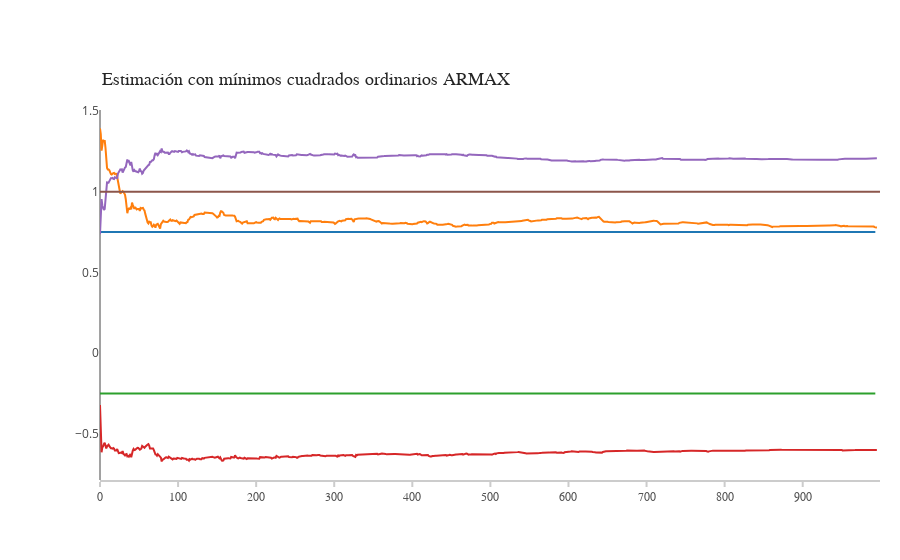

The notebook cell saved with this chart:
### Code cell
trace = go.Scatter(
    y = a1,
    x = np.arange(nobs),
    name = 'Parametro a1')

trace1 = go.Scatter(
    y = c3,
    x = np.arange(nobs),
    name = 'Estimacion a1')

trace2 = go.Scatter(
    y = a2,
    x = np.arange(nobs),
    name = 'Parametro a2')

trace3 = go.Scatter(
    y = c2,
    x = np.arange(nobs),
    name = 'Estimacion a2')

trace4 = go.Scatter(
    y = c1,
    x = np.arange(nobs),
    name = 'Estimación b')

trace5 = go.Scatter(
    y = [1 for _ in range(nobs)],
    x = np.arange(nobs),
    name = 'Parámetro b')


layout = go.Layout(
    xaxis=dict(
        showline=True,
        showgrid=False,
        showticklabels=True,
        linecolor='rgb(204, 204, 204)',
        linewidth=2,
        ticks='outside',
        tickcolor='rgb(204, 204, 204)',
        tickwidth=2,
        ticklen=5,
        tickfont=dict(
            family='Arial',
            size=12,
            color='rgb(82, 82, 82)',
        ),
    ),
    yaxis=dict(
        showgrid=False,
        zeroline=False,
        showline=False,
        showticklabels=True,
    ),
    autosize=False,
    margin=dict(
        autoexpand=False,
        l=100,
        r=20,
        t=110,
    )
)

annotations = []
annotations.append(dict(xref='paper', yref='paper', x=0.0, y=1.05,
                              xanchor='left', yanchor='bottom',
                              text='Estimación con mínimos cuadrados ordinarios ARMAX',
                              font=dict(family='Arial',
                                        size=18,
                                        color='rgb(37,37,37)'),
                              showarrow=False))

layout['annotations'] = annotations

layout['annotations'] = annotations
traces = [trace, trace1, trace2, trace3, trace4, trace5]

fig = go.Figure(data=traces, layout=layout)
py.iplot(fig,filename='ARMAXx')

### Figure 1 — Plotly figure (JSON) as saved in the notebook; plotly's stock layout.template omitted (floating-point values rounded to 4 significant figures; data arrays with more than 128 entries replaced by an {"elided": "..."} marker saying what was removed)
{"data": [{"name": "Parametro a1", "type": "scatter", "uid": "c48f8699-00a3-47dd-be40-c8d64021c0a3", "x": {"elided": "1000 int values"}, "y": {"elided": "994 float values"}}, {"name": "Estimacion a1", "type": "scatter", "uid": "65450785-0df6-4558-bc40-5954990f35ca", "x": {"elided": "1000 int values"}, "y": {"elided": "996 float values"}}, {"name": "Parametro a2", "type": "scatter", "uid": "69f98279-c422-43f4-b310-0eb7284989c8", "x": {"elided": "1000 int values"}, "y": {"elided": "994 float values"}}, {"name": "Estimacion a2", "type": "scatter", "uid": "a236c638-d389-4c22-b7a7-bedfcfb09ddb", "x": {"elided": "1000 int values"}, "y": {"elided": "996 float values"}}, {"name": "Estimación b", "type": "scatter", "uid": "3f7bdcdf-089a-42a9-a90f-6d8e01df9995", "x": {"elided": "1000 int values"}, "y": {"elided": "996 float values"}}, {"name": "Parámetro b", "type": "scatter", "uid": "16ae9059-3ac2-41b2-afb2-af456286d423", "x": {"elided": "1000 int values"}, "y": {"elided": "1000 int values"}}], "layout": {"annotations": [{"font": {"color": "rgb(37,37,37)", "family": "Arial", "size": 18}, "showarrow": false, "text": "Estimación con mínimos cuadrados ordinarios ARMAX", "x": 0, "xanchor": "left", "xref": "paper", "y": 1.05, "yanchor": "bottom", "yref": "paper"}], "autosize": false, "margin": {"autoexpand": false, "l": 100, "r": 20, "t": 110}, "xaxis": {"linecolor": "rgb(204, 204, 204)", "linewidth": 2, "showgrid": false, "showline": true, "showticklabels": true, "tickcolor": "rgb(204, 204, 204)", "tickfont": {"color": "rgb(82, 82, 82)", "family": "Arial", "size": 12}, "ticklen": 5, "ticks": "outside", "tickwidth": 2}, "yaxis": {"showgrid": false, "showline": false, "showticklabels": true, "zeroline": false}}}
